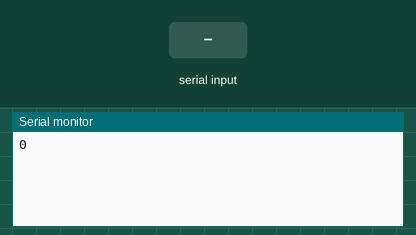
The sketch below on a simulated Arduino Uno, built with avr-gcc and run on an emulated ATmega328P. On the bench: the last lines printed to the serial monitor. The inputs (shaded band) are chosen by the test bench.

Above: at 1.2 s.
1.3 s: "90,45\n" received over Serial
At 2.1 s:
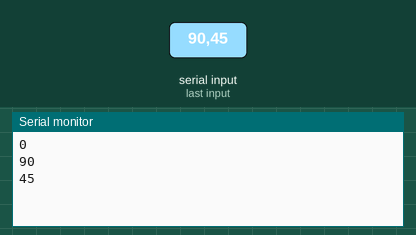
2.8 s: "30,150\n" received over Serial
At 3.6 s:
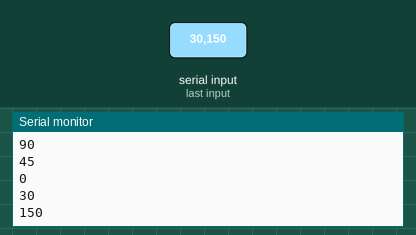
Timing chart, 0 to 5.8 s (numbered marks = the images above; inputs shaded):
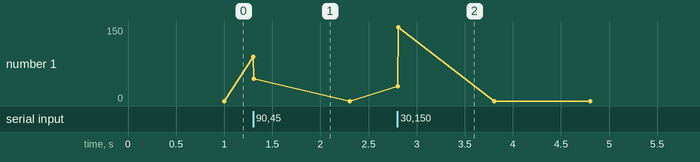

The sketch:

Taking_an_input.ino
```cpp
// C++ code
//Taking an input
void setup()
{
 Serial.begin(9600);

}

void loop()
{
 int a=Serial.parseInt();
 Serial.println(a);
}
```

Measured:
- after the input at 1.3 s, the serial monitor: prints a new line at once (image 1)
- after the input at 2.8 s, the serial monitor: prints a new line at once (image 2)
